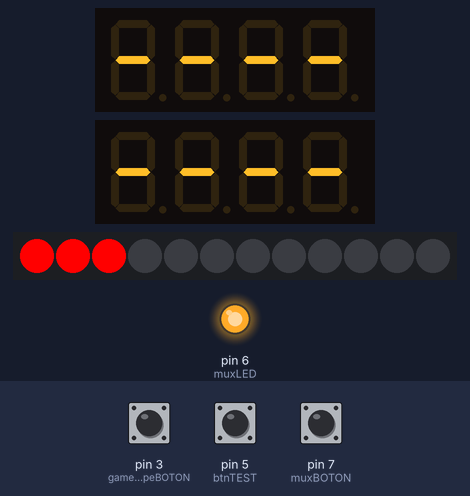
A sketch run on a simulated Arduino Uno, built with avr-gcc and run on an emulated ATmega328P. Shown: 2 × 4-digit seven-segment display, 12 RGB LEDs in strip order, left to right, output pins drawn as LEDs (lit = HIGH). The test bench sets the inputs (shaded band); at power-on: pin 7 (muxBOTON) HIGH, pin 3 (gameTypeBOTON) HIGH, pin 5 (btnTEST) HIGH. Random numbers use the default seed unless the sketch sets one; pins used as bus, display or sensor lines are not drawn.

Above: at 1.8 s.
1.9 s: pin 7 (muxBOTON) pulled LOW for 0.15 s
At 2.05 s:
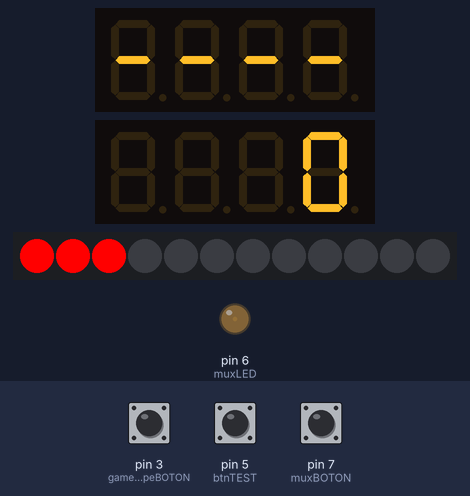
At 2.65 s:
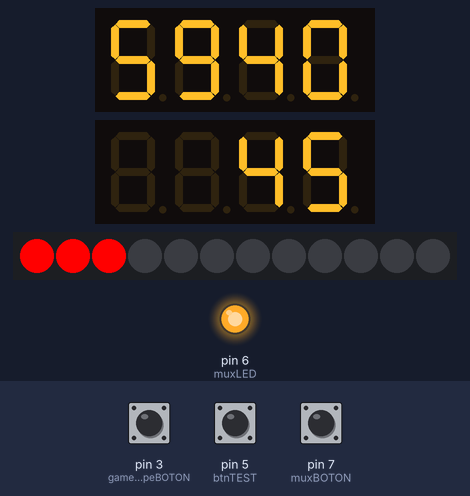
4.3 s: pin 7 (muxBOTON) pulled LOW for 1 s
At 4.45 s:
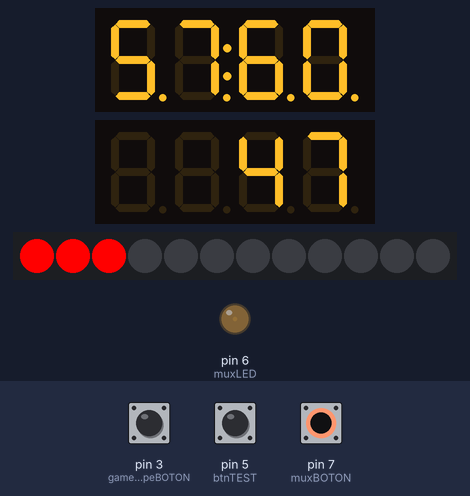
Timing chart, 0 to 7.3 s (numbered marks = the images above; inputs shaded):
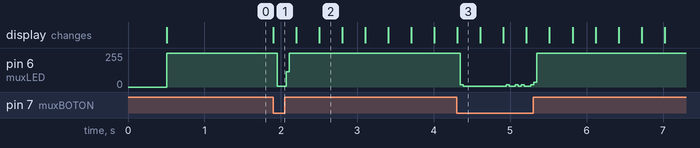

Measured:
- after the input at 1.9 s, pin 6 (muxLED): 255/255 → 4/255 after 0.05 s, → 255/255 0.12 s later; the display: changes at once (image 1)

The sketch:

ReactionGameVasconia.ino
```cpp
/* 16/05/2019: Andoni Alonso
  Juego de reacción:
  El sistema selecciona un botón aleatoriamente de los 13 disponibles. Mostrará al jugador el botón seleccionado iluminando su correspondiente LED.
  Cuando el jugador pulse el botón correcto, el sistema asigna un punto y seleccionará otro botón, así sucesivamente hasta que se termine el tiempo de juego (45s).


  Para direccionar un total de 13 botones utilizaremos un multiplexor, al igual que para leer los valores de los posible botones. De esta forma únicamente con 4 salidas
  podemos establecer la dirección de salida (LED) o entrada (botón) y otros dos puertos para obtener el valor.
  El resultado se muestra en un display de 7 segmentos con 4 dígitos. Los dos dígitos de la izquierda son los segundos y los de la derecha es la puntuación.
*/
#include <Wire.h> // librería SPI para Arduino
#include <Adafruit_GFX.h>
#include "Adafruit_LEDBackpack.h"
#include <Adafruit_NeoPixel.h>

#define DEBUG 0

#define NUMPIXELS      12 // number of neopixels in strip

const unsigned int gameTypeRing = 2;	//entrada input pin Neopixel ring is attached to
const unsigned int gameTypeBOTON = 3; //entrada del boton de tipo de juego
const unsigned int btnTEST = 5; 	//entrada para ejecutar el test
const unsigned int muxLED = 6;   	//salida  para la señal de LED
const unsigned int muxBOTON = 7; 	//entrada para leer el pulsador de juego
const unsigned int muxIO0 = 8;   	//salidas parar direccionar el multiplexor para seleccionar el botón/led
const unsigned int muxIO1 = 9;
const unsigned int muxIO2 = 10;
const unsigned int muxIO3 = 11;

const char WAIT = 'W';
const char TEST = 'T';
const char PLAY = 'P';

// Diferentes tipos de juego
const unsigned int gameTypeComplete = 0; //panel completo
const unsigned int gameTypeHigh = 1;		//Todos menos los botones superiores
const unsigned int gameTypeWide = 2;		//Todos menos las dos filas superiores
const unsigned int gameTypeSmall = 3;	//Únicamente los cinco botones de abajo a la derecha
int gameTypeBotones[] = {13, 10, 8, 5 }; // para cada tipo de juego establecemos el nº de botones

// listamos los errores que detectamos
const unsigned int ESTADO_NO_CONTEMPLADO = 11;
const unsigned int TURNO_NO_CONTEMPLADO = 22;
const unsigned int TIPO_JUEGO_NO_CONTEMPLADO = 33;
const unsigned int ERROR_NO_CONTROLADO = 99;

// Delay para realizar el refresco del LED de selección del juego
const int delayval = 100; 		// timing delay in milliseconds

const char COMPUTER = 'C';
const char PLAYER = 'P';
char turno; // el turno puede ser del jugador o del sistema (COMPUTER O PLAYER)

Adafruit_7segment matrixTime = Adafruit_7segment();
Adafruit_7segment matrixPoints = Adafruit_7segment();

Adafruit_NeoPixel pixels = Adafruit_NeoPixel(NUMPIXELS, gameTypeRing, NEO_GRB + NEO_KHZ800); //Objeto para anillo neopixel

const unsigned long TIEMPO_JUEGO = 60000; //60 segundos en milisegundos
const unsigned int BOTONES = 13; // Es el número de botones que tiene el juego
const unsigned int BOTON_PRINCIPAL = 4; // De forma arbitraria el botón que se ilumina al principio del juego

unsigned long tiempo_inicio;
long tiempo_restante;
unsigned long tiempo_display = 0;
uint16_t blinkcounter = 0; // para controlar si ha pasado el tiempo necesario entre encendido y apagado de los puntos

unsigned int puntuacion = 0;


char estado;
byte ultimo_boton;
byte boton;
int gameType;

void setup() {
  #if DEBUG
    Serial.begin(9600);
    Serial.println("\nReaction Game");
  #endif

  //inicializar el display
  initializeI2C();

  // configuraciones de pines para los multiplexores.
  pinMode(muxIO0, OUTPUT);
  pinMode(muxIO1, OUTPUT);
  pinMode(muxIO2, OUTPUT);
  pinMode(muxIO3, OUTPUT);

  //pines de señal del LED, lectura del botón, botón de TEST,
  //botón de selección del jueto y salida del anillo LED.
  pinMode(muxLED, OUTPUT);
  pinMode(muxBOTON, INPUT_PULLUP);
  pinMode(btnTEST, INPUT_PULLUP);
  pinMode(gameTypeBOTON, INPUT_PULLUP);
  pinMode(gameTypeRing, OUTPUT);

  randomSeed(analogRead(0)); //inicializamos los números aleatorios

  //Si arrancamos el sistema y el pulsador (o interruptor de test) está activado, ejecutamos el modo TEST
  if (digitalRead(btnTEST) == HIGH)
  {
    setWaitMode();  // pasamos al modo WAIT
  }
  else
  {
    estado = TEST;
    #if DEBUG
      Serial.println("Modo TEST");
    #endif
  }

  // Inicializar la librería NeoPixel
  pixels.begin();

  gameType = gameTypeComplete;
  mostrarTipoJuego();

}

void loop() {

  switch (estado) {
    case WAIT:
      if (leer_boton(BOTON_PRINCIPAL) == LOW)
      { //Comenzamos el juego.
        //-ponemos el temporizador al tiempo de juego
        //-ponemos la puntuación a cero
        tiempo_restante = TIEMPO_JUEGO;
        tiempo_inicio = millis(); //nos quedamos con el momento en que empieza el juego
        puntuacion = 0;
        mostrar_puntuacion();
        turno = COMPUTER;
        estado = PLAY;
        #if DEBUG
          Serial.println("Modo PLAY");
        #endif
        ultimo_boton = BOTON_PRINCIPAL;
      }
      else{
       if (digitalRead(gameTypeBOTON) == LOW) { //mirar si se ha pulsado el botón de selección de juego
         while (digitalRead(gameTypeBOTON) != HIGH) {} // esperar a que suelte el botón
         cambiarTipoJuego();
        }
      }

      break;
    case PLAY:
      switch (turno) {//ver a quien le toca jugar
        case (COMPUTER):  // si es a la máquina, tiene que seleccionar un botón diferente del último.
          do
            boton = random(gameTypeBotones[gameType]); //se pide un número aleatorio entre 0 y el número de botones del tipo de juego.
          while (boton == ultimo_boton);  //aqui ya tenemos un boton diferente al anterior.
          setLEDBoton(boton, HIGH); //iluminamos el botón que se ha seleccionado
          ultimo_boton = boton;

          turno = PLAYER;
          break;

        case (PLAYER):
          if (leer_boton(boton) == LOW)
          {
            puntuacion++; //incrementamos el número de aciertos
            setLEDBoton(boton, LOW); //apagamos el botón acertado
            turno = COMPUTER;
            mostrar_puntuacion();
          }
          break;

        default:
          ERROR(TURNO_NO_CONTEMPLADO);
          break;
      }

      if (millis() >= tiempo_display) mostrar_tiempo();

      tiempo_restante = tiempo_inicio + TIEMPO_JUEGO - millis();
      if (tiempo_restante <= 0) {
        delay(5000); // al haber acabado el tiempo esperamos 5 segundos para que el jugador pare y mire la puntuación antes de empezar una nueva partida
        setWaitMode();
      }
      break;
    case TEST:
      //Ejecutamos el modo TEST va ejecutando todos los botones en orden, sin tiempo
      startTest();
      setWaitMode();
      break;
    default:
      ERROR(ESTADO_NO_CONTEMPLADO);
      break;
  }

}

int SetMuxChannel(byte channel)
{
  digitalWrite(muxIO0, bitRead(channel, 0));
  digitalWrite(muxIO1, bitRead(channel, 1));
  digitalWrite(muxIO2, bitRead(channel, 2));
  digitalWrite(muxIO3, bitRead(channel, 3));
}

void setLEDBoton(byte boton, int value)
{
  SetMuxChannel(boton); //seleccionamos la dirección a informar
  digitalWrite(muxLED, value); //escribimos el valor
  #if DEBUG
    Serial.println("Boton seleccionado:" + String(boton));
  #endif
}

int leer_boton(byte boton)
{
  SetMuxChannel(boton); //seleccionamos la dirección a leer
  return digitalRead(muxBOTON);

}

//Poner el juego en modo WAIT
void setWaitMode()
{
  estado = WAIT;
  #if DEBUG
    Serial.println("Modo WAIT");
  #endif
  setLEDBoton(BOTON_PRINCIPAL, HIGH);

//  matrix.println(TIEMPO_JUEGO / 10);
//  matrix.writeDisplay();
//  delay(10);
}

//mostrar en el display de tiempo el tiempo transcurrido
void mostrar_tiempo()
{
  //mostramos el tiempo
  unsigned long tiempo = tiempo_restante / 10;

  boolean drawDots = false; // Se utiliza para indicar si se muestran o no los puntos en el display de tiempo

  blinkcounter+=50;
  if (blinkcounter < 500) {
    drawDots = false;
  } else if (blinkcounter < 1000) {
    drawDots = true;
  } else {
    blinkcounter = 0;
  }

  matrixTime.writeDigitNum(0, (tiempo / 1000), drawDots);
  matrixTime.writeDigitNum(1, (tiempo / 100) % 10, drawDots);
  matrixTime.drawColon(drawDots);
  matrixTime.writeDigitNum(3, (tiempo / 10) % 10, drawDots);
  matrixTime.writeDigitNum(4, tiempo % 10, drawDots);

  matrixTime.writeDisplay();
  #if DEBUG
    Serial.println(tiempo);
  #endif
  //delay(10);
  tiempo_display = millis() + 10; //guardamos el tiempo en el que tocaría actualizar (sólo cuando cambie el segundero)
}

//mostrar en el display de puntuación el valor acumulado
void mostrar_puntuacion()
{
  //y la puntuación
  matrixPoints.println(puntuacion);

  matrixPoints.writeDisplay();
}


//Se muestran los errores en los displays.
void ERROR(int error_code) {

  //según el error de que se trate realizamos diferentes acciones para avisar al usuario.
  switch (error_code) {
  case ESTADO_NO_CONTEMPLADO:
  case TIPO_JUEGO_NO_CONTEMPLADO:
  case TURNO_NO_CONTEMPLADO:
    break;
  default:
      error_code = ERROR_NO_CONTROLADO;
    break;
  }

  // mostramos en el display de tiempo eeee
  matrixTime.print(0xEEEE, HEX);
  matrixTime.writeDisplay();
  // y en el de puntuación el código de error
  matrixPoints.print(error_code, DEC);
  matrixPoints.writeDisplay();
  delay(500);
}

// se ocupa de hacer un test del sistema: activa uno por uno todos los botones de entrada esperando a que se vayan pulsando uno a uno.
void startTest() {
  unsigned short i;
  #if DEBUG
    Serial.println("Modo TEST");
  #endif

  //realizamos un ciclo para iluminar todos los LED del anillo con
  //colores aleatorios.
  for (i = 0; i < NUMPIXELS; i++) {
	  pixels.setPixelColor(i, pixels.Color(random(0, 255), random(0,255), random(0, 255)));
    // This sends the updated pixel color to the hardware.
    pixels.show();

    // Delay for a period of time (in milliseconds).
    delay(delayval);
  }

  //El usuario debe ejecutar la secuencia de botones en orden
  for (i = 0; i < BOTONES; i++) {
    setLEDBoton(i, HIGH);
    while (leer_boton(i) != LOW) { } //esperar hasta que pulse el botón
    puntuacion++;
    mostrar_puntuacion();
    delay(500);

    if (digitalRead(btnTEST) == HIGH) return; //Si el interruptor de TEST está desactivado abortamos el TEST

  }
}

void initializeI2C() {
  const byte s7sAddressTime = 0x70;   // Dirección I2C del módulo de 7 segmentos rojo (el tiempo de juego).
  const byte s7sAddressPoints = 0x71; // Dirección I2C del módulo de 7 segmentos verde (puntuación).

  matrixTime.begin(s7sAddressTime);
  matrixPoints.begin(s7sAddressPoints);

  // Imprimimos un número muy grande para que se muestre como un "reseteo" "----"
  matrixTime.print(10000, DEC);
  matrixPoints.print(10000, DEC);
  matrixTime.writeDisplay();
  matrixPoints.writeDisplay();
  delay(500);
}

uint32_t setColorTipoJuego() {
  //Colores del anillo de selección de juego
  int redColor = 0;
  int greenColor = 0;
  int blueColor = 0;

  #if DEBUG
    Serial.println("cambio tipo de juego");
    Serial.println(gameType);
 #endif

  switch (gameType) {
    case gameTypeComplete:  //asignar el color rojo
      redColor = 255;
      greenColor = 0;
      break;

    case gameTypeHigh:      //asignar el color naranja
      redColor = 255;
      greenColor = 128;
      break;

    case gameTypeWide:      //asignar el color amarillo
      redColor = 255;
      greenColor = 255;
      break;

    case gameTypeSmall:     //asignar el color verde
      redColor = 0;
      greenColor = 255;
      break;

    default:
      ERROR(TIPO_JUEGO_NO_CONTEMPLADO);
      break;
  }
  return pixels.Color(redColor, greenColor, blueColor);
}

void mostrarTipoJuego() {

  uint32_t pixelColor;
  pixelColor = setColorTipoJuego();

  pixels.clear();

  for (int i=gameType * 3; i < gameType *3 + 3; i++) {
    // pixels.Color takes RGB values, from 0,0,0 up to 255,255,255
    pixels.setPixelColor(i, pixelColor);

  }

  // This sends the updated pixel color to the hardware.
  pixels.show();

  // Delay for a period of time (in milliseconds).
  delay(delayval);
}

void cambiarTipoJuego(){
  gameType++;

  if (gameType > gameTypeSmall) {
    gameType = gameTypeComplete;
  }
  mostrarTipoJuego();
}

//devuelve si el botón seleccionado es un botón válido para el tipo de juego.
//bool esBotonTipoJuego(byte boton){
//
//  if (boton<gameTypeBotones[gameType])
//    	return true;
//  else return false;
//}
```
